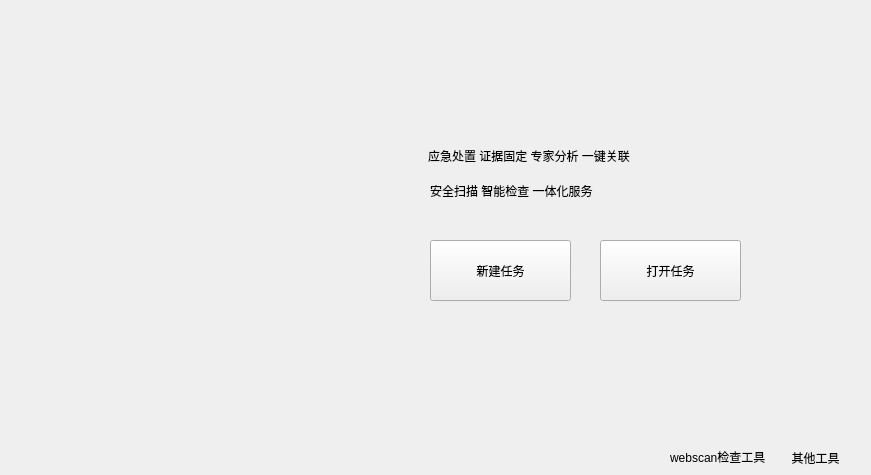
   <widget class="QWidget" name="page">
    <widget class="QPushButton" name="openTaskButton">
     <property name="geometry">
      <rect>
       <x>600</x>
       <y>240</y>
       <width>141</width>
       <height>61</height>
      </rect>
     </property>
     <property name="styleSheet">
      <string notr="true"/>
     </property>
     <property name="text">
      <string>打开任务</string>
     </property>
    </widget>
    <widget class="QPushButton" name="webscanButton">
     <property name="geometry">
      <rect>
       <x>668</x>
       <y>390</y>
       <width>100</width>
       <height>54</height>
      </rect>
     </property>
     <property name="text">
      <string/>
     </property>
     <property name="icon">
      <iconset resource="image.qrc">
       <normaloff>:/icon/image/webscan_1.png</normaloff>:/icon/image/webscan_1.png</iconset>
     </property>
     <property name="iconSize">
      <size>
       <width>48</width>
       <height>48</height>
      </size>
     </property>
     <property name="flat">
      <bool>true</bool>
     </property>
    </widget>
    <widget class="QLabel" name="label">
     <property name="geometry">
      <rect>
       <x>670</x>
       <y>450</y>
       <width>100</width>
       <height>14</height>
      </rect>
     </property>
     <property name="text">
      <string>webscan检查工具</string>
     </property>
    </widget>
    <widget class="QPushButton" name="webscanButton_2">
     <property name="geometry">
      <rect>
       <x>763</x>
       <y>390</y>
       <width>99</width>
       <height>54</height>
      </rect>
     </property>
     <property name="text">
      <string/>
     </property>
     <property name="icon">
      <iconset resource="image.qrc">
       <normaloff>:/icon/image/other_1.png</normaloff>:/icon/image/other_1.png</iconset>
     </property>
     <property name="iconSize">
      <size>
       <width>48</width>
       <height>48</height>
      </size>
     </property>
     <property name="flat">
      <bool>true</bool>
     </property>
    </widget>
    <widget class="QLabel" name="otherLabel">
     <property name="geometry">
      <rect>
       <x>770</x>
       <y>450</y>
       <width>91</width>
       <height>16</height>
      </rect>
     </property>
     <property name="text">
      <string>其他工具</string>
     </property>
     <property name="alignment">
      <set>Qt::AlignCenter</set>
     </property>
    </widget>
    <widget class="QLabel" name="label_2">
     <property name="geometry">
      <rect>
       <x>428</x>
       <y>130</y>
       <width>371</width>
       <height>51</height>
      </rect>
     </property>
     <property name="styleSheet">
      <string notr="true">font: 75 16pt &quot;Berlin Sans FB Demi&quot;;</string>
     </property>
     <property name="text">
      <string>应急处置 证据固定 专家分析 一键关联</string>
     </property>
    </widget>
    <widget class="QLabel" name="label_4">
     <property name="geometry">
      <rect>
       <x>120</x>
       <y>140</y>
       <width>180</width>
       <height>180</height>
      </rect>
     </property>
     <property name="styleSheet">
      <string notr="true">border-image: url(:/icon/image/main.png);</string>
     </property>
     <property name="text">
      <string/>
     </property>
    </widget>
    <widget class="QLabel" name="label_3">
     <property name="geometry">
      <rect>
       <x>430</x>
       <y>170</y>
       <width>221</width>
       <height>41</height>
      </rect>
     </property>
     <property name="styleSheet">
      <string notr="true">font: 75 11pt &quot;Agency FB&quot;;</string>
     </property>
     <property name="text">
      <string>安全扫描 智能检查 一体化服务</string>
     </property>
    </widget>
    <widget class="QPushButton" name="newTaskButton">
     <property name="geometry">
      <rect>
       <x>430</x>
       <y>240</y>
       <width>141</width>
       <height>61</height>
      </rect>
     </property>
     <property name="styleSheet">
      <string notr="true"/>
     </property>
     <property name="text">
      <string>新建任务</string>
     </property>
     <property name="checkable">
      <bool>false</bool>
     </property>
     <property name="flat">
      <bool>false</bool>
     </property>
    </widget>
   </widget>
